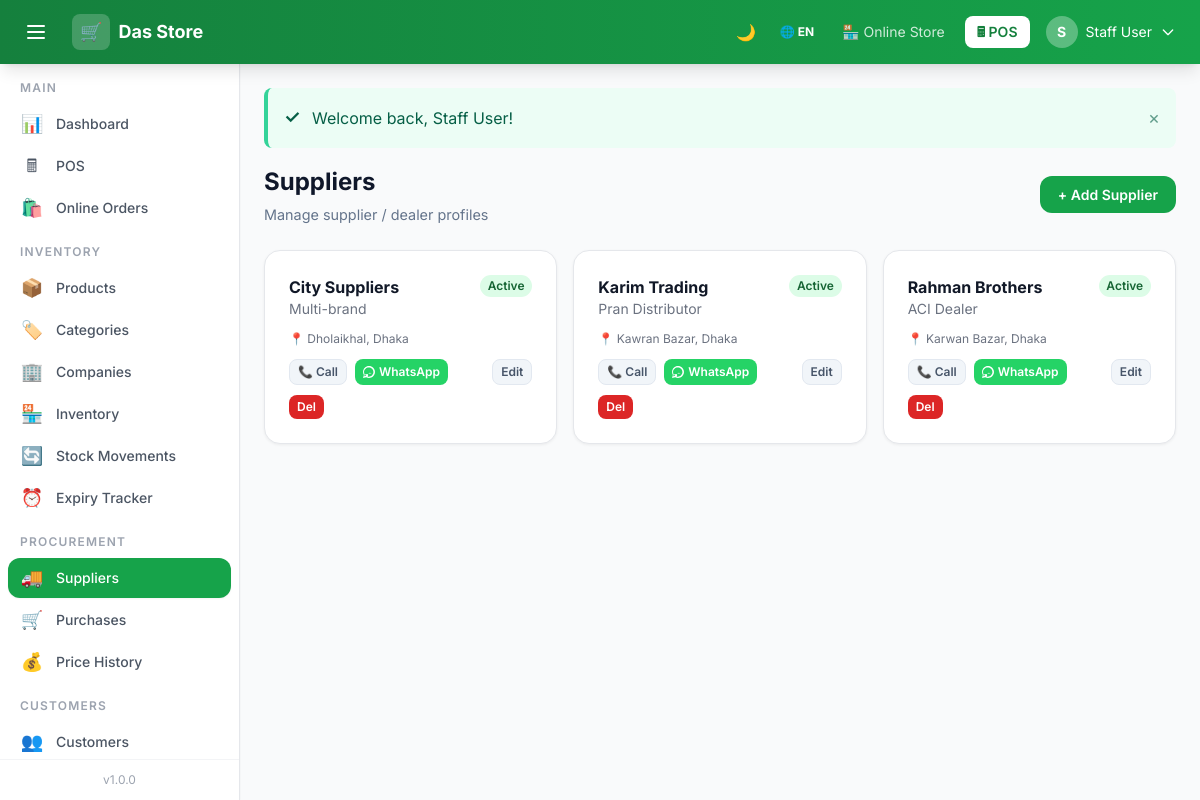
/suppliers.php (signed in), run on the app's committed database.
### tables this page shows
CREATE TABLE IF NOT EXISTS `dealers` (
  `id`          INT UNSIGNED AUTO_INCREMENT PRIMARY KEY,
  `name`        VARCHAR(150) NOT NULL,
  `company`     VARCHAR(150),
  `phone`       VARCHAR(20),
  `whatsapp`    VARCHAR(20),
  `email`       VARCHAR(150),
  `address`     TEXT,
  `is_active`   TINYINT(1)   DEFAULT 1,
  `created_at`  TIMESTAMP    DEFAULT CURRENT_TIMESTAMP
);

### includes/lang.php (called while the page is built, shortened)
<?php
$lang_code = $_SESSION['lang'] ?? 'en';
function __($key) {
    global $translations, $lang_code;
    return $translations[$lang_code][$key] ?? $key;
}

### suppliers.php (the view, shortened to what this page needs)
<?php
require_once 'includes/auth.php';
require_once 'includes/flash.php';
$dealers = $pdo->query("SELECT * FROM dealers ORDER BY name")->fetchAll();
require_once 'includes/header.php';
require_once 'includes/sidebar.php';
?>
<div class="page-header flex items-center justify-between">
    <div>
        <h1 class="dark:text-white"><?= __('suppliers') ?></h1>
        <p class="dark:text-gray-400"><?= __('manage_suppliers') ?></p>
    </div>
    <button onclick="document.getElementById('sup-modal').classList.remove('hidden')" class="btn btn-primary" id="add-sup-btn">+ <?= __('add_supplier') ?></button>
</div>
<div class="grid grid-cols-1 sm:grid-cols-2 lg:grid-cols-3 gap-4">
<?php foreach ($dealers as $d): ?>
<div class="card dark:bg-gray-800 dark:border-gray-700 hover:shadow-md transition">
    <div class="flex items-start justify-between mb-3">
        <div>
            <div class="font-bold text-gray-900 dark:text-gray-100"><?= htmlspecialchars($d['name']) ?></div>
            <div class="text-sm text-gray-500 dark:text-gray-500"><?= htmlspecialchars($d['company'] ?? '') ?></div>
        </div>
        <span class="badge <?= $d['is_active'] ? 'badge-green' : 'badge-gray' ?>">
            <?= $d['is_active'] ? __('active') : 'Off' ?>
        </span>
    </div>
    <?php if ($d['address']): ?>
    <p class="text-xs text-gray-500 dark:text-gray-500 mb-3">📍 <?= htmlspecialchars($d['address']) ?></p>
    <?php endif; ?>
    <div class="flex flex-wrap gap-2">
        <?php if ($d['phone']): ?>
        <a href="tel:<?= htmlspecialchars($d['phone']) ?>" class="btn btn-xs btn-secondary dark:bg-gray-700 dark:text-gray-300 dark:border-gray-600">📞 <?= __('call') ?></a>
        <?php endif; ?>
        <?php if ($d['whatsapp']): ?>
        <a href="https://wa.me/<?= preg_replace('/\D/','',$d['whatsapp']) ?>" target="_blank" class="btn btn-xs flex items-center gap-1" style="background:#25D366;color:#fff">
            <?= __('whatsapp') ?>
        </a>
        <?php endif; ?>
        <a href="suppliers.php?edit=<?= $d['id'] ?>" class="btn btn-xs btn-secondary ml-auto dark:bg-gray-700 dark:text-gray-300 dark:border-gray-600"><?= __('edit') ?></a>
        <form method="post" class="inline">
            <button type="submit" class="btn btn-xs btn-danger" onclick="return confirm('<?= __('confirm_delete') ?>')"><?= __('del') ?></button>
        </form>
    </div>
</div>
<?php endforeach; ?>
</div>
<?php require_once 'includes/footer.php'; ?>

### assets/css/main.css (style rules this page uses)
*, *::before, *::after { box-sizing: border-box; }
body { font-family: 'Inter', sans-serif; }
.card { background: #fff; border-radius: 1rem; border: 1px solid #e5e7eb; box-shadow: 0 1px 3px rgba(0,0,0,.06); padding: 1.5rem; }
.badge { display: inline-flex; align-items: center; padding: .2em .65em; border-radius: 9999px; font-size: .75rem; font-weight: 600; }
.badge-green { background: #dcfce7; color: #166534; }
.btn { display: inline-flex; align-items: center; gap: .4rem; padding: .5rem 1.125rem; border-radius: .75rem; font-size: .875rem; font-weight: 600; cursor: pointer; border: none; transition: all .15s; text-decoration: none; }
.btn-primary { background: #16a34a; color: #fff; }
.btn-danger { background: #dc2626; color: #fff; }
.btn-secondary { background: #f1f5f9; color: #475569; border: 1px solid #e2e8f0; }
.btn-xs { padding: .2rem .5rem; font-size: .75rem; border-radius: .5rem; }
.page-header { margin-bottom: 1.5rem; }
.page-header h1 { font-size: 1.5rem; font-weight: 700; color: #0f172a; }
.page-header p { color: #64748b; font-size: .9rem; margin-top: .25rem; }

### data on the page
dealers: name "City Suppliers", company "Multi-brand", address "Dholaikhal, Dhaka"
dealers: name "Karim Trading", company "Pran Distributor", address "Kawran Bazar, Dhaka"
dealers: name "Rahman Brothers", company "ACI Dealer", address "Karwan Bazar, Dhaka"

### other printed values
SHOP_NAME "Das Store"
get_current_lang() "EN"
__('online_store') "Online Store"
__('pos') "POS"
substr($user['name'] ?? 'U', 0, 1) "S"
$user['name'] "Staff User"
__('main') "MAIN"
$icon "📊 🖩 🛍️ 📦 🏷️ 🏢 🏪 🔄 ⏰ 🚚 🛒 💰 👥"
$label "Dashboard POS Online Orders Products Categories Companies Inventory Stock Movements Expiry Tracker Suppliers Purchases Price History Customers"
__('inventory') "INVENTORY"
__('procurement') "PROCUREMENT"
__('customers') "CUSTOMERS"
APP_VERSION "1.0.0"
$icon "✓"
$msg "Welcome back, Staff User!"
